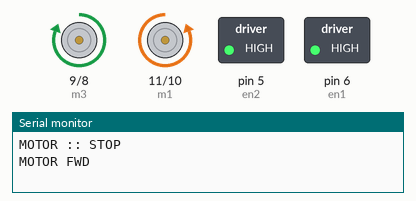
Simulated run of this sketch. Board: Arduino Uno, built with avr-gcc and run on an emulated ATmega328P. On the bench: motor-driver pin pairs drawn as motors (green arrow = first pin HIGH = forward, orange = second pin HIGH = backward, longer = more drive), switched loads named in the sketch (green lamp = pin HIGH), the last lines printed to the serial monitor.

Above: at 1.5 s.
At 2.5 s:
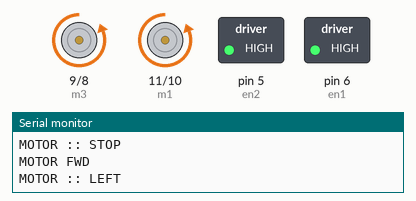
At 3.5 s:
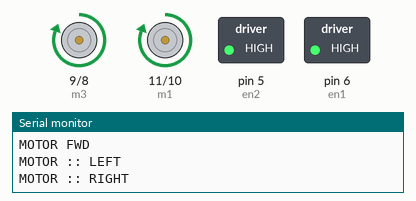
At 5.5 s:
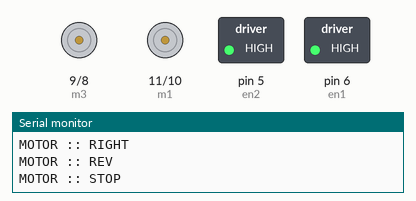
Timing chart, 0 to 7.5 s (numbered marks = the images above):
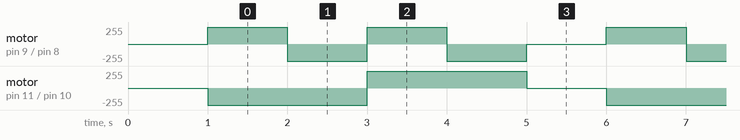

Measured:
- by itself, motor on pin 11 (m1) / pin 10 (m2): repeats every 5.0 s: forward 255/255 2.0 s, stopped 1.0 s, backward 255/255 2.0 s
- by itself, motor on pin 9 (m3) / pin 8 (m4): repeats every 5.0 s: backward 255/255 1.0 s, forward 255/255 1.0 s, backward 255/255 1.0 s, stopped 1.0 s, forward 255/255 1.0 s

The sketch:

rover_motordriver.ino
```cpp
/*
   Filename: Rover Top Module
   Authors: Shilpa R. , Niladri Dutta, Varshini K, Rahul Rathode
   Description: Code written for autonomous rover during a Team Indus Rover Workshop, June 2018
   Date Created: 24-06-2018
   Version Info:
    0.1 Base Version
*/

#include "rover_motordriver.h"

motordriver m;

void setup() {
  Serial.begin(115200);

  m.initialize_motordriver();

  m.stop();
  delay(1000);


}

void loop() {
  m.motordriver_unittest();
  delay(1000);

}
```

display.h
```cpp
#ifndef DISPLAY_H
#define DISPLAY_H

// Display Functions

void disp(String str)
{
  Serial.print(str);
}

void displn(String str)
{
  Serial.println(str);
}
#endif
```

rover_motordriver.h
```cpp
/*
   Filename: Rover Top Module
   Authors: Shilpa R. , Niladri Dutta, Varshini K, Rahul Rathode
   Description: Code written for autonomous rover during a Team Indus Rover Workshop, June 2018
   Date Created: 24-06-2018
   Version Info:
    0.1 Base Version
*/
#ifndef MOTORDRIVER_H
#define MOTORDRIVER_H

#include "display.h"
#define MOTORDRIVER_UNITTEST

// Motor Parameters
#define RIGHT_MOTOR -1
#define LEFT_MOTOR 1
#define CW -1
#define CCW 1
#define STOP 0

#define RIGHT_TURN -1
#define LEFT_TURN 1

#define DEFAULT_MIN_SPEED 0
#define DEFAULT_MAX_SPEED 255

// Motor Configuration
// Pins
// RIGHT Motor
#define M1  11//8//9//8
#define M2  10//9//8//9
#define EN1 6//5//10

// LEFT Motor
#define M3  9//10//7//12
#define M4  8//11//6 //A0
#define EN2 5//6//11

class motordriver
{
  private:
    // Motor Speed Control
    int m1, m2, m3, m4, en1, en2;
    int min_speed;
    int max_speed;

  public:

    // Initialize Motor Driver
    void initialize_motordriver(int m1 = M1, int m2 = M2, int m3 = M3, int m4 = M4, int en1 = EN1, int en2 = EN2, int min_speed = DEFAULT_MIN_SPEED, int max_speed = DEFAULT_MAX_SPEED) {
      this->m1 = m1;
      this->m2 = m2;
      this->m3 = m3;
      this->m4 = m4;
      this->en1 = en1;
      this->en2 = en2;

      this->min_speed = min_speed;
      this->max_speed = max_speed;

      initialize_pins();

    }

    void initialize_pins()
    {
      pinMode(m1, OUTPUT);
      pinMode(m2, OUTPUT);
      pinMode(m3, OUTPUT);
      pinMode(m4, OUTPUT);
      pinMode(en1, OUTPUT);
      pinMode(en2, OUTPUT);
    }


    motordriver(int m1 = M1, int m2 = M2, int m3 = M3, int m4 = M4, int en1 = EN1, int en2 = EN2, int min_speed = DEFAULT_MIN_SPEED, int max_speed = DEFAULT_MAX_SPEED)
    {
      initialize_motordriver(m1, m2, m3, m4, en1, en2, min_speed, max_speed);
    }
    // Set Motor direction and speed
    void set_motor(int motor_id, int dir = STOP, int speed = DEFAULT_MAX_SPEED)
    {
      int in1 = (motor_id == RIGHT_MOTOR) ? m1 : m3;
      int in2 = (motor_id == RIGHT_MOTOR) ? m2 : m4;
      int en = (motor_id == RIGHT_MOTOR) ? en1 : en2;

      speed = (speed < min_speed) ? min_speed : speed;
      speed = (speed > max_speed) ? max_speed : speed;
      analogWrite(en, speed);

      switch (dir)
      {
        case CCW:
          digitalWrite(in1, HIGH);
          digitalWrite(in2, LOW);
          break;

        case CW:
          digitalWrite(in1, LOW);
          digitalWrite(in2, HIGH);
          break;

        default:
          digitalWrite(in1, LOW);
          digitalWrite(in2, LOW);
      }
    }

    // Basic Motion Command Functions: Forward, Reverse, Left, Right, Stop
    void point_turn(int dir, int speed = DEFAULT_MAX_SPEED) {
      switch (dir)
      {
        case LEFT_TURN:
          set_motor(LEFT_MOTOR, CW , speed);
          set_motor(RIGHT_MOTOR, CW , speed);
          displn("\nMOTOR :: LEFT ");
          break;
        case RIGHT_TURN:
          set_motor(LEFT_MOTOR, CCW , speed);
          set_motor(RIGHT_MOTOR, CCW , speed);
          displn("\nMOTOR :: RIGHT ");
          break;
      }
    }

    void forward(int speed = DEFAULT_MAX_SPEED) {
      set_motor(LEFT_MOTOR, CCW , speed);
      set_motor(RIGHT_MOTOR, CW , speed);
      displn("\nMOTOR FWD ");
    }

    void reverse(int speed = DEFAULT_MAX_SPEED) {
      set_motor(LEFT_MOTOR, CW , speed);
      set_motor(RIGHT_MOTOR, CCW , speed);
      displn("\nMOTOR :: REV ");
    }

    void stop() {
      set_motor(LEFT_MOTOR, STOP);
      set_motor(RIGHT_MOTOR, STOP);
      displn("\nMOTOR :: STOP ");
    }
#ifdef MOTORDRIVER_UNITTEST
    void motordriver_unittest()
    {
      int pause = 1000;

      forward();
      delay(pause);
      point_turn(LEFT_TURN);
      delay(pause);
      point_turn(RIGHT_TURN);
      delay(pause);
      reverse();
      delay(pause);
      stop();

      //  for(int i=0;i<255;i+=20)
      //  {
      //    set_motor(LEFT_MOTOR,CW,i);
      //    set_motor(RIGHT_MOTOR,CCW,i);
      //    displn(String(i));
      //    delay(1000);
      //  }
      //  set_motor(LEFT_MOTOR, CW);
    }
#endif
};
#endif
```
